Frame 1 (no input): blank canvas, image omitted
Frame 60 (the mouse pressed at the canvas centre just before this capture): blank canvas, image omitted
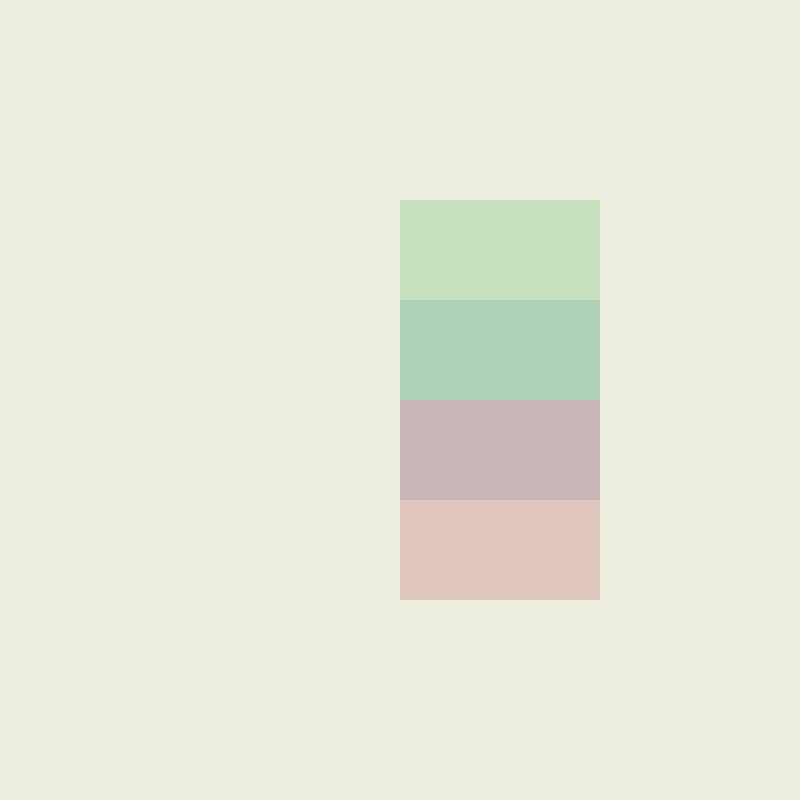
Frame 120 (the mouse held since frame 60 and released just before this capture)

The Processing sketch whose frames 1 and 60 were blank and that drew this single picture after the mouse press (run headless with seeded random() and noise(); from frame 60 on, the mouse is pressed at the canvas centre):

// Processing sketch: processing_61764
// ── processing_61764.pde

void setup () {
  size(800,800);
  background(#556B2F);

}
void draw () {
   background(	#EEEEE0);
    int x=mouseX;
  int y=mouseY;
  noStroke();
  smooth();
  fill(#7D9EC0,y*.2);
  rect(x,300,200,200);
  fill(	#C67171,y*.2);
  rect(x,x,200,200);
  fill(	#71C671,y*.2);
  rect(x,-x+600,200,200);
}
